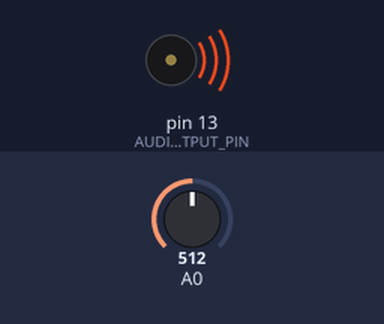
Bench run of a sketch on a simulated Arduino Uno, built with avr-gcc and run on an emulated ATmega328P. On the bench: buzzer (waves = sounding). The test bench sets the inputs (shaded band); at power-on: A0 = 512.

Above: at 1.2 s.
1.3 s: A0 set to 530
At 2.4 s:
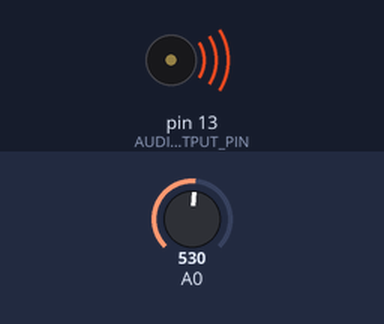
2.8 s: A0 set to 553
At 3.6 s:
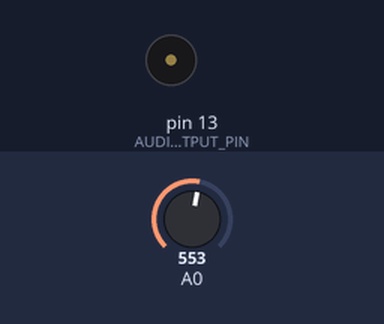
4.3 s: A0 set to 511
At 4.7 s:
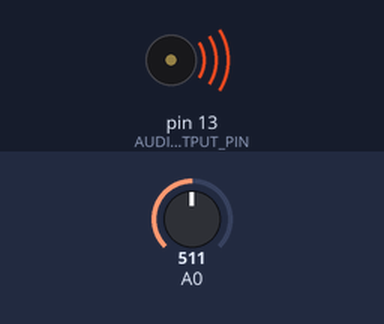
5.8 s: A0 set to 716
At 7.0 s:
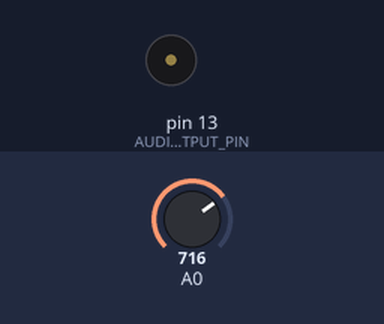
Timing chart, 0 to 8.3 s (numbered marks = the images above; inputs shaded):
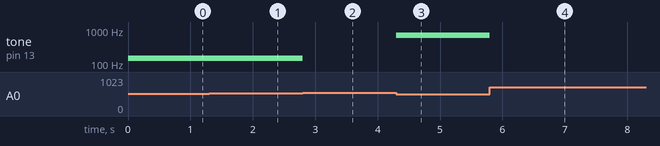

The sketch:

FakeLiveAudio.ino
```cpp
#define AUDIO_OUTPUT_PIN  13

int minRead = 1023;
int maxRead = 0;

void setup() {
  pinMode(AUDIO_OUTPUT_PIN, OUTPUT);
}

void loop() {
  int sensorValue = analogRead(A0);

  // calibrate min and max sensor values
  // ==> move throttle stick to min and max for calibration
  if (sensorValue < minRead){
    minRead = sensorValue;
  }
  if (sensorValue > maxRead){
    maxRead = sensorValue;
  }

  // calculate sensorValue for 3% of throttle stick
  int minThrottleValue = maxRead - ((maxRead - minRead)*3)/100;

  // higher sensor value ==> lower throttle value (so we reverse sensor range)
  int frequency = map(sensorValue, maxRead, minRead, 150, 700);

  // if throttle stick is lower than 3%, then no sound is played
  if (sensorValue > minThrottleValue){
    noTone(AUDIO_OUTPUT_PIN);
  }
  else {
    tone(AUDIO_OUTPUT_PIN, frequency);
  }
}
```

Measured:
- the behaviour switches between 545 and 546 on A0 (found by bisection; images 1 and 2)
- after the input at 1.3 s, tone on pin 13 (AUDIO_OUTPUT_PIN): 149 Hz → 150 Hz at once
- after the input at 2.8 s, tone on pin 13 (AUDIO_OUTPUT_PIN): 150 Hz → silent at once
- after the input at 4.3 s, tone on pin 13 (AUDIO_OUTPUT_PIN): silent → 700 Hz at once
- after the input at 5.8 s, tone on pin 13 (AUDIO_OUTPUT_PIN): 700 Hz → silent at once
